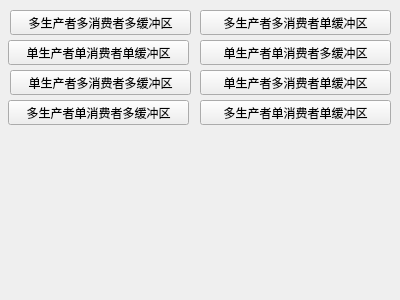
<?xml version="1.0" encoding="UTF-8"?>
<ui version="4.0">
 <class>Widget</class>
 <widget class="QWidget" name="Widget">
  <property name="geometry">
   <rect>
    <x>0</x>
    <y>0</y>
    <width>400</width>
    <height>300</height>
   </rect>
  </property>
  <property name="windowTitle">
   <string>Widget</string>
  </property>
  <widget class="QPushButton" name="pushButton_1">
   <property name="geometry">
    <rect>
     <x>10</x>
     <y>10</y>
     <width>181</width>
     <height>25</height>
    </rect>
   </property>
   <property name="text">
    <string>多生产者多消费者多缓冲区</string>
   </property>
  </widget>
  <widget class="QPushButton" name="pushButton_2">
   <property name="geometry">
    <rect>
     <x>200</x>
     <y>10</y>
     <width>191</width>
     <height>25</height>
    </rect>
   </property>
   <property name="text">
    <string>多生产者多消费者单缓冲区</string>
   </property>
  </widget>
  <widget class="QPushButton" name="pushButton_3">
   <property name="geometry">
    <rect>
     <x>8</x>
     <y>40</y>
     <width>181</width>
     <height>25</height>
    </rect>
   </property>
   <property name="text">
    <string>单生产者单消费者单缓冲区</string>
   </property>
  </widget>
  <widget class="QPushButton" name="pushButton_4">
   <property name="geometry">
    <rect>
     <x>200</x>
     <y>40</y>
     <width>191</width>
     <height>25</height>
    </rect>
   </property>
   <property name="text">
    <string>单生产者单消费者多缓冲区</string>
   </property>
  </widget>
  <widget class="QPushButton" name="pushButton_5">
   <property name="geometry">
    <rect>
     <x>10</x>
     <y>70</y>
     <width>181</width>
     <height>25</height>
    </rect>
   </property>
   <property name="text">
    <string>单生产者多消费者多缓冲区</string>
   </property>
  </widget>
  <widget class="QPushButton" name="pushButton_6">
   <property name="geometry">
    <rect>
     <x>200</x>
     <y>70</y>
     <width>191</width>
     <height>25</height>
    </rect>
   </property>
   <property name="text">
    <string>单生产者多消费者单缓冲区</string>
   </property>
  </widget>
  <widget class="QPushButton" name="pushButton_7">
   <property name="geometry">
    <rect>
     <x>8</x>
     <y>100</y>
     <width>181</width>
     <height>25</height>
    </rect>
   </property>
   <property name="text">
    <string>多生产者单消费者多缓冲区</string>
   </property>
  </widget>
  <widget class="QPushButton" name="pushButton_8">
   <property name="geometry">
    <rect>
     <x>200</x>
     <y>100</y>
     <width>191</width>
     <height>25</height>
    </rect>
   </property>
   <property name="text">
    <string>多生产者单消费者单缓冲区</string>
   </property>
  </widget>
 </widget>
 <layoutdefault spacing="6" margin="11"/>
 <resources/>
 <connections/>
</ui>
